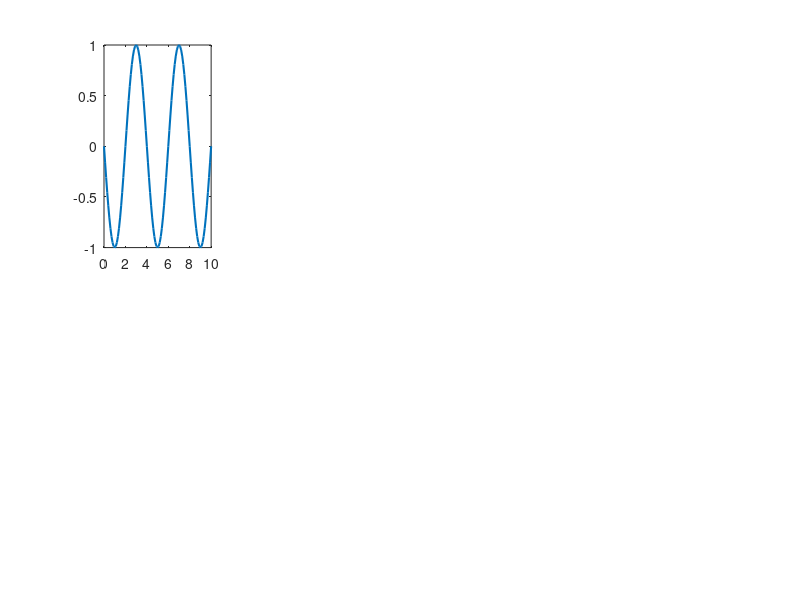

Here is the MATLAB script that generated this plot: (Note: this script raises an error after producing the figure.)
%% Lab4 with 
tEnd = 4;
tau = 2;
a = 2;
D = 10;
N = 100;
dx = D/N; %Fixed
xIntv = 0:dx:D;
% Different CFL numbers less than 1/2
lambda = [1/1.99, 1/1.999, 1/2.0001, 1/2.001, 1/2.01];
dt = lambda.*dx;

%Solutione for the g_sin and g_sq condition
uExactSin = @(x) sin(2*pi/tau*(tEnd-x./a));
uExactSquare = @(x) sign(uExactSin(x));
  
% Upwind method
M = tEnd./dt;

%Functions defined on boundary
xBoundarySin = @(t) sin(2*pi*t./tau);
xBoundarySquare = @(t) sign(xBoundarySin(t));

%Functions defined on boundary
xBoundarySin = @(t) sin(2*pi*t./tau);
xBoundarySquare = @(t) sign(xBoundarySin(t));

%Upwind with sin function
plottar = figure;
subplot(2,4,1)
plot(xIntv, uExactSin(xIntv), "LineWidth", 1.5)
hold on
for deltat = dt
    umat = upwind(dx, deltat, tEnd, D, a, xBoundarySin);
    umat = umat';

    plot(xIntv, umat(end, :), "LineWidth", 1.5)
end
    title("Upwind g_{sin}")
    %legend("CFL = " + dt./dx)
    axis([0,10,-2, 2])
    hold off

%Upwind with square function
subplot(2,4,5)
plot(xIntv, uExactSquare(xIntv), "LineWidth", 1.5)
hold on
for deltat = dt
    umat = upwind(dx, deltat, tEnd, D, a, xBoundarySquare);
    umat = umat';

    plot(xIntv, umat(end, :), "LineWidth", 1.5)
end
    title("Upwind g_{sq}")
    %legend("CFL = " + dt./dx)
    axis([0,10,-2, 2])
    hold off


%Lax Friedrich with sin function
subplot(2,4,2)
plot(xIntv, uExactSin(xIntv), "LineWidth", 1.5)
hold on
for deltat = dt
    umat = LF(dx, deltat, tEnd, D, a, xBoundarySin);
    umat = umat';

    plot(xIntv, umat(end, :), "LineWidth", 1.5)
end
    title("Lax Friedrich g_{sin}")
    %legend("CFL = " + dt./dx)
    axis([0,10,-2, 2])
    hold off

%Lax Friedrich with square function
subplot(2,4,6)
plot(xIntv, uExactSquare(xIntv), "LineWidth", 1.5)
hold on
for deltat = dt
    umat = LF(dx, deltat, tEnd, D, a, xBoundarySquare);
    umat = umat';

    plot(xIntv, umat(end, :), "LineWidth", 1.5)
end
    title("Lax Friedrich g_{sq}")
    %legend("CFL = " + dt./dx)
    axis([0,10,-2, 2])
    hold off


%Lax Wendroff with sine function
subplot(2,4,3)
plot(xIntv, uExactSin(xIntv), "LineWidth", 1.5)
hold on
for deltat = dt
    umat = LW(dx, deltat, tEnd, D, a, xBoundarySin);
    umat = umat';

    plot(xIntv, umat(end, :), "LineWidth", 1.5)
end
    title("Lax Wendroff g_{sin}")
    %legend("CFL = " + dt./dx)
    axis([0,10,-2, 2])
    hold off


%Lax Wendroff with square function
subplot(2,4,7)
plot(xIntv, uExactSquare(xIntv), "LineWidth", 1.5);
hold on
i = 2;
for deltat = dt
    umat = LW(dx, deltat, tEnd, D, a, xBoundarySquare);
    umat = umat';

    plot(xIntv, umat(end, :), "LineWidth", 1.5);
    i = i + 1;
end
    title("Lax Wendroff g_{sq}")
    %legend("CFL = " + dt./dx)
    axis([0,10,-2, 2])
    hold off

hSub = subplot(2,4,4);
plot(1, nan, 1, nan, 1, nan, 1, nan, 1, nan, 1, nan, 'r');
set(hSub, 'Visible', 'off');
legend(hSub, "Exact solution", "CFL = " + dt./dx, 'Location', 'east');


%% Functions
% Upwind method
function umat = upwind(dx, dt, tEnd, D, a, boundaryFunc)
    lambda = dt/dx;    
    tIntv = 0:dt:tEnd-dt;
    xBCvec = boundaryFunc(tIntv); % Boundary condition vector for x = 0
    xIntv = 0:dx:D;
    tBCvec = 0 * xIntv;
    
    umat = zeros(length(tBCvec), length(xBCvec));
    umat(:, 1) = tBCvec';
    umat(1, :) = xBCvec;
    % disp(umat(:, 1))
    
    if a > 0
        for j = 2:length(tBCvec) 
            for n = 2:length(xBCvec)
                umat(j, n+1) = umat(j, n) - a*lambda*(umat(j, n) - umat(j-1, n));
            end
        end            
    end
    %umat = umat(2:end, :);
end

% Function for the Lax-Fridriechs methods

function umat = LF(dx, dt, tEnd, D, a, boundaryFunc)
    lambda = dt/dx;
    tIntv = 0:dt:tEnd-dt;
    xBCvec = boundaryFunc(tIntv); % Boundary condition vector for x = 0
    xIntv = 0:dx:D;
    tBCvec = 0 * xIntv;
    
    umat = zeros(length(tBCvec), length(xBCvec));
    umat(:, 1) = tBCvec';
    umat(1, :) = xBCvec;

    for n = 1:length(xBCvec) 
        for j = 2:length(tBCvec)-1
            umat(j, n+1) = 1/2*(umat(j+1, n) + umat(j-1, n)) - a*lambda/2*(umat(j+1, n) - umat(j-1, n));
        end
    end
    %Set the boundary for x = D
    umat(end, :) = 2*umat(end-1, :) - umat(end-2, :);

end

% Function for the Lax-Wendroff methods

function umat = LW(dx, dt, tEnd, D, a, boundaryFunc)
    lambda = dt/dx;
    tIntv = 0:dt:tEnd-dt;
    xBCvec = boundaryFunc(tIntv); % Boundary condition vector for x = 0
    xIntv = 0:dx:D;
    tBCvec = 0 * xIntv;

    umat = zeros(length(tBCvec), length(xBCvec));
    umat(:, 1) = tBCvec';
    umat(1, :) = xBCvec;

    for n = 1:length(xBCvec) 
        for j = 2:length(tBCvec)-1
            umat(j, n+1) = umat(j, n) - a*lambda/2*(umat(j+1, n) - umat(j-1, n)) + a^2*lambda^2/2*(umat(j+1, n) - 2*umat(j, n) + umat(j-1, n));
        end
    end
    %Set the boundary for x = D
    umat(end, :) = 2*umat(end-1, :) - umat(end-2, :);
end